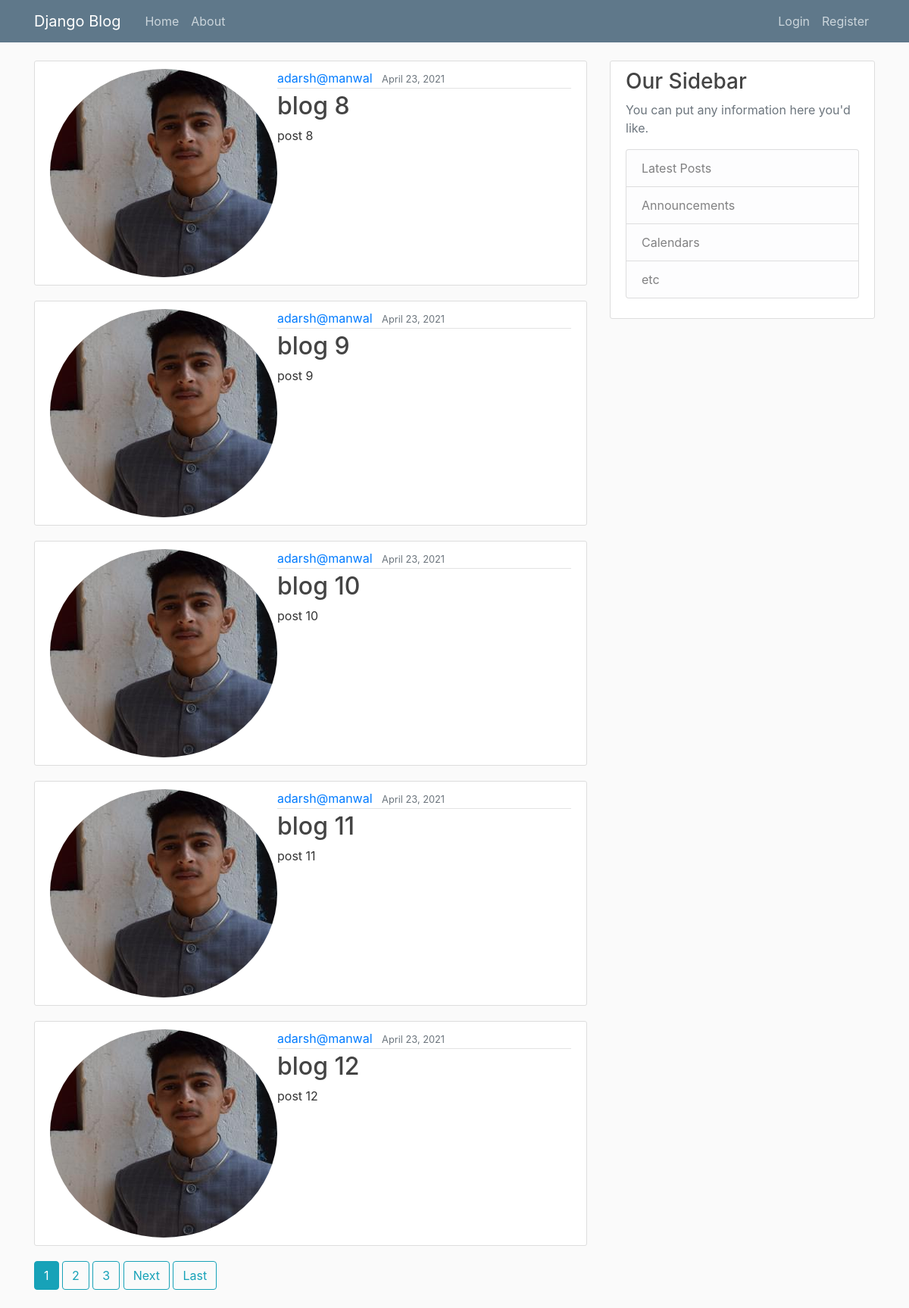
The page / on the database its author committed.
### blog/models.py (models this page shows, shortened)
class post(models.Model):
    title=models.CharField(max_length=100)
    content=models.TextField()
    date_posted=models.DateField(default=timezone.now)
    author=models.ForeignKey(User,on_delete=models.CASCADE)

### users/models.py (models this page shows, shortened)
class Profile(models.Model):
    user = models.OneToOneField(User, on_delete=models.CASCADE)
    image = models.ImageField(default='default.jpg', upload_to='profile_pics')

### blog/views.py (the view)
# urls.py: path('',PostListView.as_view(),name='blog-home'),
class PostListView(ListView):
    model = post
    template_name = 'blog/home.html'  # <app>/<model>_<viewtype>.html
    context_object_name = 'posts'
    ordering = ['-date_posted']
    paginate_by=5

### blog/templates/blog/home.html (shortened to what this page needs)
{% extends "blog/base.html" %}
{% block content %}
{% for post in posts %}
<article class="media content-section">
    <img src="{{post.author.profile.image.url}}" class="rounded-circle article">
    <div class="media-body">
        <div class="article-metadata">
            <a class="mr-2" href="{% url 'user-post' post.author.username %}">{{ post.author }}</a>
            <small class="text-muted">{{ post.date_posted }}</small>
        </div>
        <h2><a class="article-title" href="{% url 'post-detail' post.id %}">{{ post.title }}</a></h2>
        <p class="article-content">{{ post.content }}</p>
    </div>
</article>
{% endfor %}
{% if is_paginated %}
      {% for num in page_obj.paginator.page_range %}
        {% if page_obj.number == num %}
          <a class="btn btn-info mb-4" href="?page={{ num }}">{{ num }}</a>
        {% elif num > page_obj.number|add:'-3' and num < page_obj.number|add:'3' %}
          <a class="btn btn-outline-info mb-4" href="?page={{ num }}">{{ num }}</a>
        {% endif %}
      {% endfor %}
      {% if page_obj.has_next %}
        <a class="btn btn-outline-info mb-4" href="?page={{ page_obj.next_page_number }}">Next</a>
        <a class="btn btn-outline-info mb-4" href="?page={{ page_obj.paginator.num_pages }}">Last</a>
      {% endif %}
    {% endif %}
{% endblock content %}

### blog/templates/blog/base.html (shortened to what this page needs)
{% load static %}
<!DOCTYPE html>
<html>
<head>
    <link rel="stylesheet" href="https://maxcdn.bootstrapcdn.com/bootstrap/4.0.0/css/bootstrap.min.css">
    <link rel="stylesheet" type="text/css" href="{% static 'blog/main.css' %}">
</head>
<body>
    <header class="site-header">
      <nav class="navbar navbar-expand-md navbar-dark bg-steel fixed-top">
        <div class="container">
          <a class="navbar-brand mr-4" href="{% url 'blog-home' %}">Django Blog</a>
          <div class="collapse navbar-collapse" id="navbarToggle">
            <div class="navbar-nav mr-auto">
              <a class="nav-item nav-link" href="{% url 'blog-home' %}">Home</a>
              <a class="nav-item nav-link" href="{% url 'blog-about' %}">About</a>
            </div>
            <div class="navbar-nav">
              {% if user.is_authenticated %}
              <a class="nav-item nav-link" href="{% url 'profile'%}">profile</a>
              <a class="nav-item nav-link" href="{% url 'post-create'%}">New Post</a>
                <a class="nav-item nav-link" href="{% url 'logout'%}">logout</a>
              {% else %}
              <a class="nav-item nav-link" href="{% url 'login'%}">Login</a>
              <a class="nav-item nav-link" href="{% url 'register' %}">Register</a>
              {% endif %}
            </div>
          </div>
        </div>
      </nav>
    </header>
    <main role="main" class="container">
      <div class="row">
        <div class="col-md-8">
          {% block content %}{% endblock %}
        </div>
        <div class="col-md-4">
          <div class="content-section">
            <h3>Our Sidebar</h3>
            <p class='text-muted'>You can put any information here you'd like.
              <ul class="list-group">
                <li class="list-group-item list-group-item-light">Latest Posts</li>
                <li class="list-group-item list-group-item-light">Announcements</li>
                <li class="list-group-item list-group-item-light">Calendars</li>
                <li class="list-group-item list-group-item-light">etc</li>
              </ul>
            </p>
          </div>
        </div>
      </div>
    </main>
</body>
</html>

### blog/static/blog/main.css (style rules this page uses)
body { background: #fafafa; color: #333333; margin-top: 5rem; }
h1, h2, h3, h4, h5, h6 { color: #444444; }
ul { margin: 0; }
.bg-steel { background-color: #5f788a; }
.site-header .navbar-nav .nav-link { color: #cbd5db; }
.content-section { background: #ffffff; padding: 10px 20px; border: 1px solid #dddddd; border-radius: 3px; margin-bottom: 20px; }
.article-title { color: #444444; }
.article-content { white-space: pre-line; }
.article-metadata { padding-bottom: 1px; margin-bottom: 4px; border-bottom: 1px solid #e3e3e3 }

### rows shown on the page
post: author.profile.image (picture), author "adarsh@manwal", date_posted "April 23, 2021", title "blog 8", content "post 8"
post: author.profile.image (picture), author "adarsh@manwal", date_posted "April 23, 2021", title "blog 9", content "post 9"
post: author.profile.image (picture), author "adarsh@manwal", date_posted "April 23, 2021", title "blog 10", content "post 10"
post: author.profile.image (picture), author "adarsh@manwal", date_posted "April 23, 2021", title "blog 11", content "post 11"
post: author.profile.image (picture), author "adarsh@manwal", date_posted "April 23, 2021", title "blog 12", content "post 12"

### other values the page prints
{{ num }} "1"
{{ num }} "2" "3"
